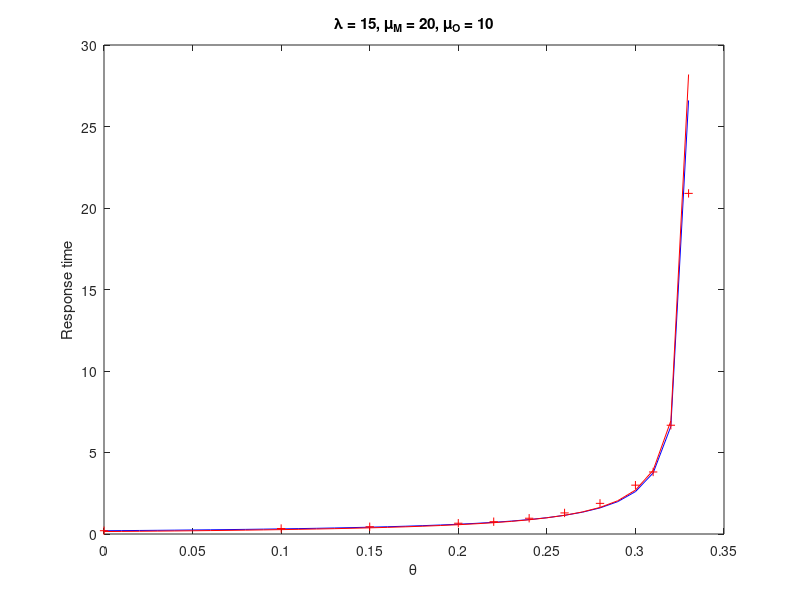
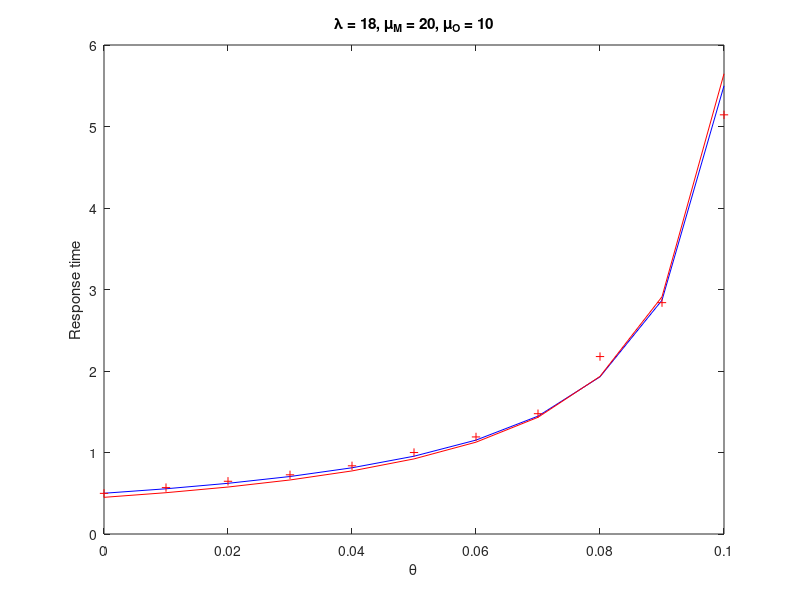
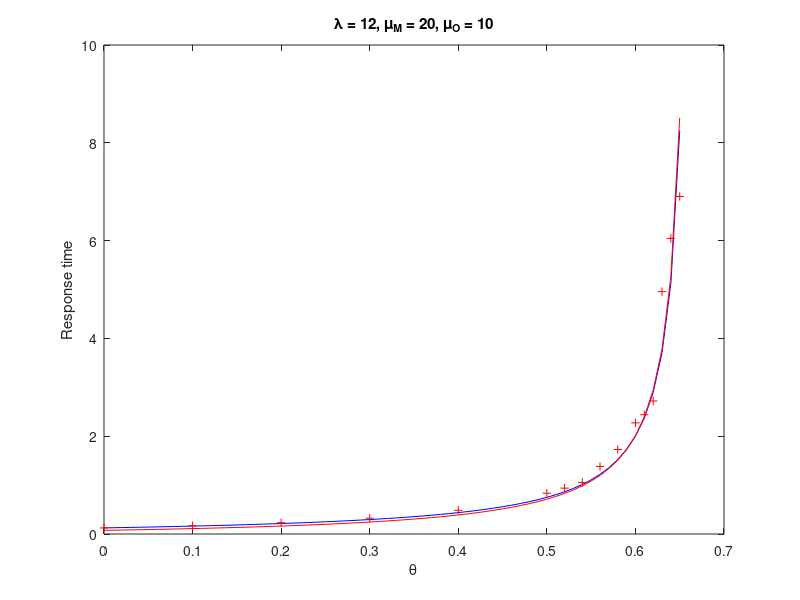
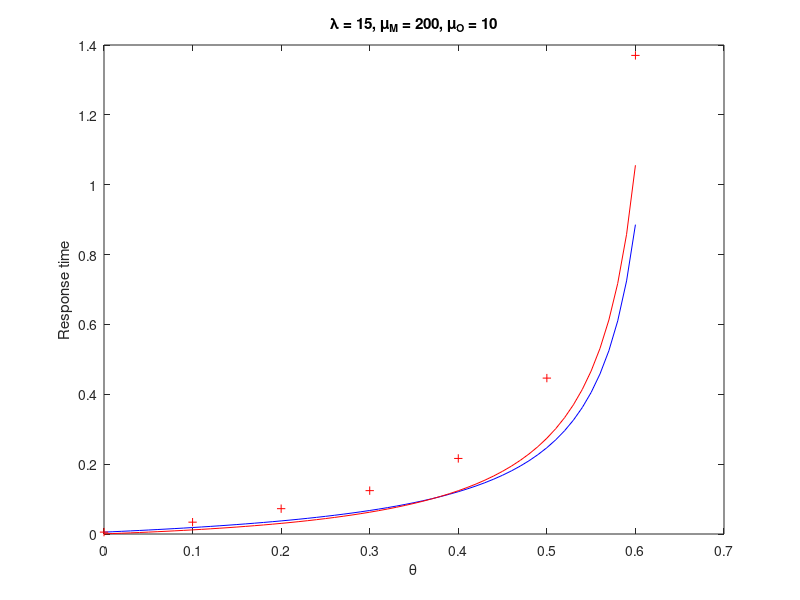

Source code (MATLAB) for these figures, in order:
%% Case 1, lambda = 15, muM = 20, mu0 = 10
data = [0.200209	0.0
0.335882	0.1
0.445923	0.15
0.661486	0.2
0.755411	0.22
0.966773	0.24
1.292689	0.26
1.879519	0.28
2.996139	0.3
3.805482	0.31
6.673087	0.32
20.897041	0.33];

lambda = 15; muM = 20; muO = 10;

thetas_exp = data(:,2);
t_exp = data(:,1);

thetas = 0:0.01:0.33;
mueff = 1./((1-thetas)./muM+thetas./muO);
t_theory = 1./(mueff-lambda);
t_pk = (lambda*(thetas/muO+(1-thetas)/muM)+lambda./((1-thetas)/muM+thetas/muO).*(thetas/muO^2+...
(1-thetas)/muM^2))./(2*(1./((1-thetas)/muM+thetas/muO)-lambda));

figure(1)
plot(thetas,t_theory,'b',thetas,t_pk,'r',thetas_exp,t_exp,'r+')
title('\lambda = 15, \mu_M = 20, \mu_O = 10')
xlabel('\theta')
ylabel('Response time')

%% Case 2, lambda = 18, muM = 20, muO = 10
data = [0.498690	0.0
0.569286	0.01
0.646966	0.02
0.726331	0.03
0.836801	0.04
0.999641	0.05
1.191029	0.06
1.476211	0.07
2.177138	0.08
2.838722	0.09
5.143262	0.1];

lambda = 18; muM = 20; muO = 10;

thetas_exp = data(:,2);
t_exp = data(:,1);

thetas = 0:0.01:0.1;
mueff = 1./((1-thetas)./muM+thetas./muO);
t_theory = 1./(mueff-lambda);
t_pk = (lambda*(thetas/muO+(1-thetas)/muM)+lambda./((1-thetas)/muM+thetas/muO).*(thetas/muO^2+...
(1-thetas)/muM^2))./(2*(1./((1-thetas)/muM+thetas/muO)-lambda));

figure(2)
plot(thetas,t_theory,'b',thetas,t_pk,'r',thetas_exp,t_exp,'r+')
title('\lambda = 18, \mu_M = 20, \mu_O = 10')
xlabel('\theta')
ylabel('Response time')


%% Case 3, lambda = 12, muM = 20, muO = 10
data = [0.124654	0.0
0.168971	0.1
0.231329	0.2
0.323117	0.3
0.485127	0.4
0.834520	0.5
0.938225	0.52
1.054496	0.54
1.381846	0.56
1.728479	0.58
2.272587	0.6
2.439631	0.61
2.719892	0.62
4.956761	0.63
6.045373	0.64
6.901075	0.65];

lambda = 12; muM = 20; muO = 10;

thetas_exp = data(:,2);
t_exp = data(:,1);

thetas = 0:0.01:0.65;
mueff = 1./((1-thetas)./muM+thetas./muO);
t_theory = 1./(mueff-lambda);
t_pk = (lambda*(thetas/muO+(1-thetas)/muM)+lambda./((1-thetas)/muM+thetas/muO).*(thetas/muO^2+...
(1-thetas)/muM^2))./(2*(1./((1-thetas)/muM+thetas/muO)-lambda));

figure(3)
plot(thetas,t_theory,'b',thetas,t_pk,'r',thetas_exp,t_exp,'r+')
title('\lambda = 12, \mu_M = 20, \mu_O = 10')
xlabel('\theta')
ylabel('Response time')

%% Case 4, lambda = 75, muM = 100, muO = 50
data = [0.039905	0.0
0.067742	0.1
0.074773	0.12
0.083519	0.14
0.096627	0.16
0.110738	0.18
0.134106	0.2
0.153068	0.22
0.201784	0.24
0.256441	0.26
0.278537	0.27
0.370693	0.28
0.435710	0.29
0.604983	0.3
0.899812	0.31];

lambda = 75; muM = 100; muO = 50;

thetas_exp = data(:,2);
t_exp = data(:,1);

thetas = 0:0.01:0.31;
mueff = 1./((1-thetas)./muM+thetas./muO);
t_theory = 1./(mueff-lambda);
t_pk = (lambda*(thetas/muO+(1-thetas)/muM)+lambda./((1-thetas)/muM+thetas/muO).*(thetas/muO^2+...
(1-thetas)/muM^2))./(2*(1./((1-thetas)/muM+thetas/muO)-lambda));

figure(5)
plot(thetas,t_theory,'b',thetas,t_pk,'r',thetas_exp,t_exp,'r+')
title('\lambda = 75, \mu_M = 100, \mu_O = 50')
xlabel('\theta')
ylabel('Response time')

%% Case 5, lambda = 15, muM = 200, muO = 10
data = [0.005402	0.0
0.033882	0.1
0.072511	0.2
0.124159	0.3
0.216340	0.4
0.446356	0.5
1.370213	0.6];

lambda = 15; muM = 200; muO = 10;

thetas_exp = data(:,2);
t_exp = data(:,1);

thetas = 0:0.01:0.6;
mueff = 1./((1-thetas)./muM+thetas./muO);
t_theory = 1./(mueff-lambda);
t_pk = (lambda*(thetas/muO+(1-thetas)/muM)+lambda./((1-thetas)/muM+thetas/muO).*(thetas/muO^2+...
(1-thetas)/muM^2))./(2*(1./((1-thetas)/muM+thetas/muO)-lambda));

figure(5)
plot(thetas,t_theory,'b',thetas,t_pk,'r',thetas_exp,t_exp,'r+')
title('\lambda = 15, \mu_M = 200, \mu_O = 10')
xlabel('\theta')
ylabel('Response time')
